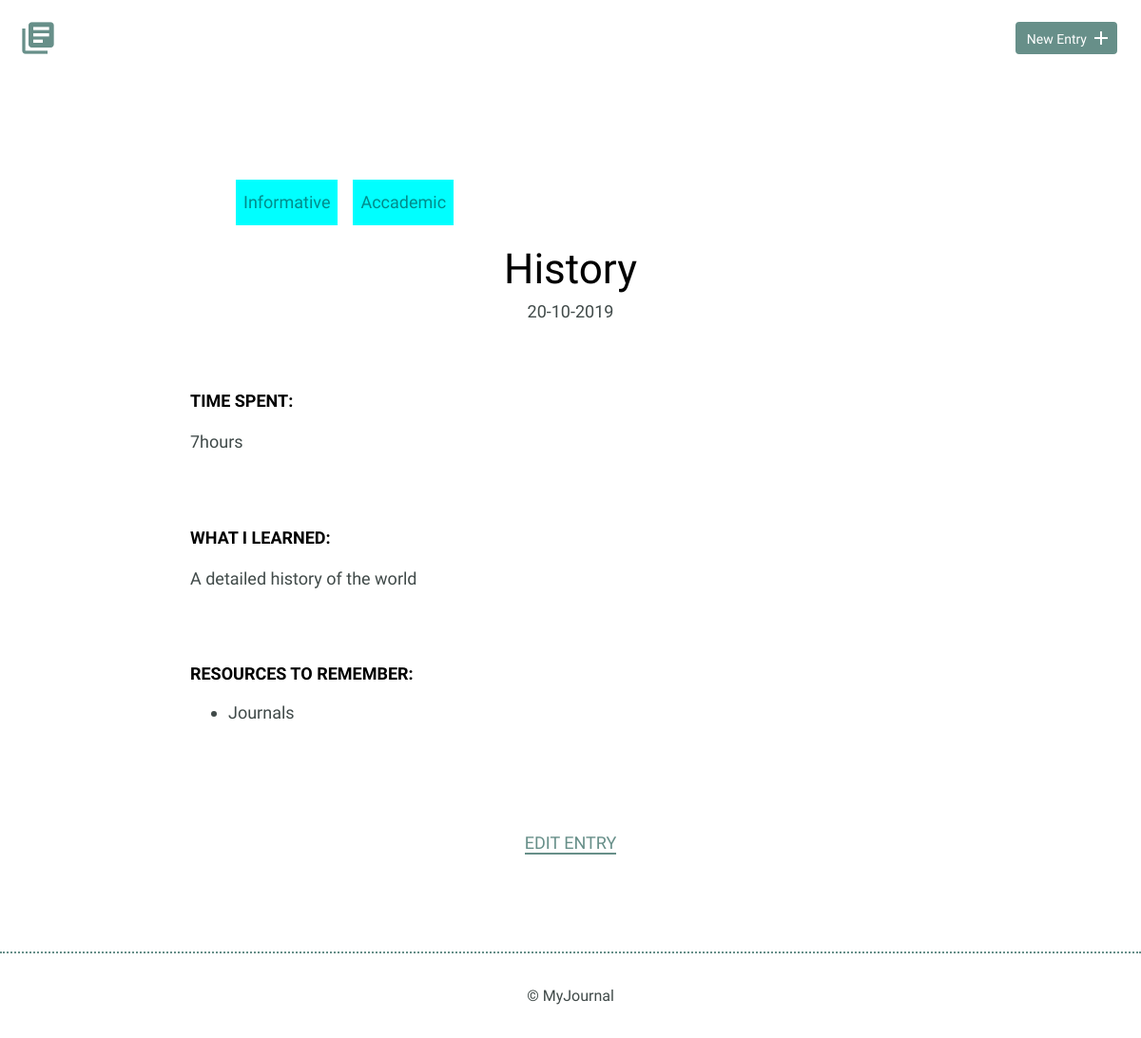
The page /detail.php?id=4 on the database as committed earlier.
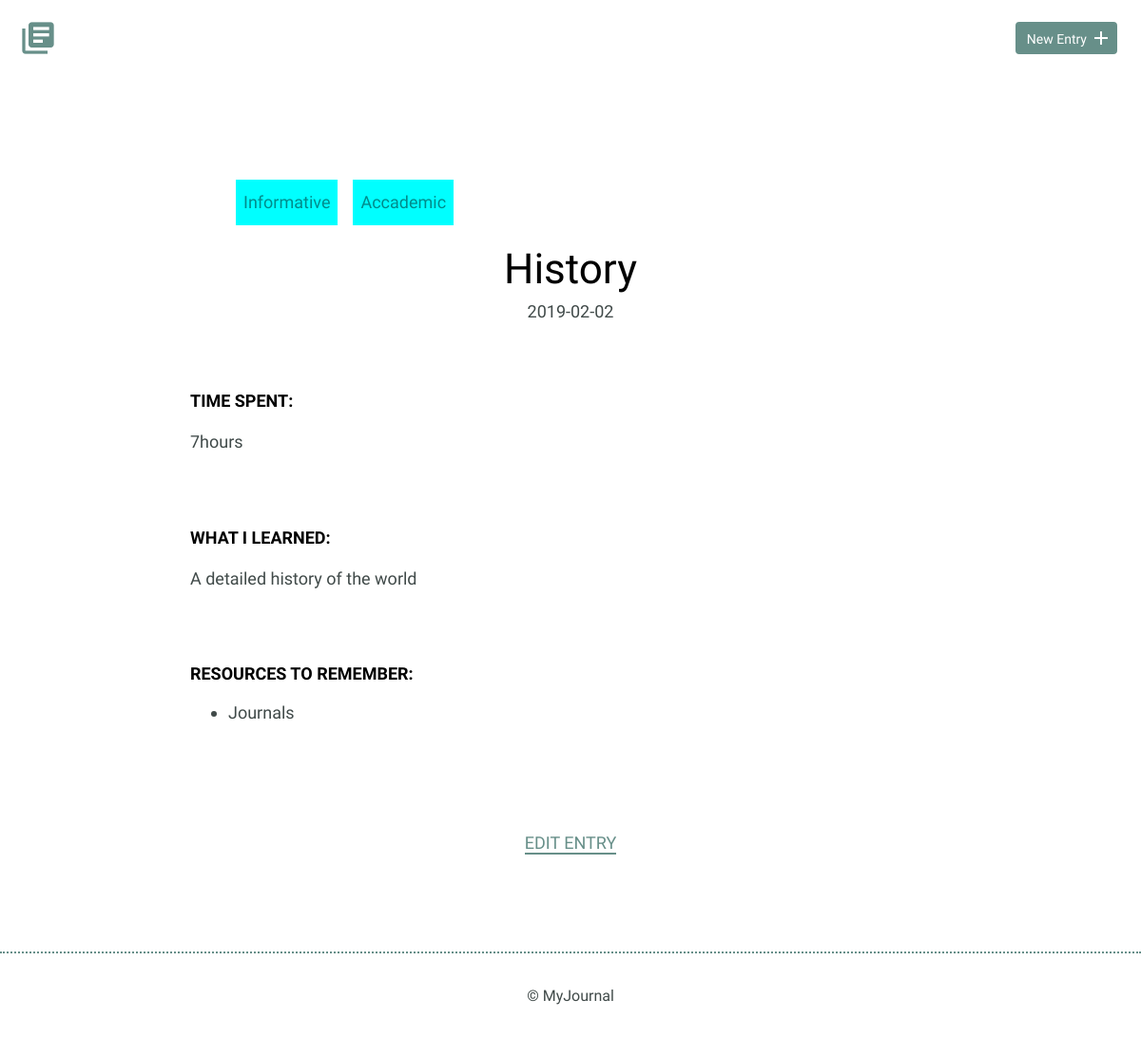
The same page on the database as committed later.
### tables this page shows
CREATE TABLE "entries" (
	"id"	INTEGER PRIMARY KEY AUTOINCREMENT,
	"title"	TEXT UNIQUE,
	"date"	TEXT,
	"time_spent"	TEXT,
	"learned"	TEXT,
	"resources"	TEXT,
	"tagId"	INT,
	CONSTRAINT "fk_column" FOREIGN KEY("tagId") REFERENCES "tags"("id")
);

### inc/connection.php (called while the page is built, shortened)
<?php
function getOne ($database,$id){
    $query=("SELECT * FROM entries WHERE id=:id");
    try{
    $result=$database->prepare($query);
    $result->execute(["id"=>$id]);
    return $result;
    }catch(Exception $e){
        echo $e->getMessage();
    }
}
function joinTag($db,$id){
    try{
    $query="SELECT entries_tags.entriesId,entries_tags.tagId,tags.name,tags.id FROM entries_tags JOIN  tags ON entries_tags.tagId=tags.id WHERE entries_tags.entriesId =:d";
    $res=$db->prepare($query);
    $res->execute(["d"=>$id]);
    return $res;
    }catch( Exception $e){
        echo $e->getMessage();
    }
}

### detail.php (the view, shortened to what this page needs)
<?php include 'inc/header.php'?>
<?php include 'inc/connection.php'?>
<?php
$res=null;
 if(isset($_GET["id"])){
    $identity=filter_var($_GET["id"], FILTER_SANITIZE_NUMBER_INT);
    $res=getOne($conn,$identity)->fetch();
    $entries=connect();
 }
 ?>
        <section>
            <div class="container">
                <div class="entry-list single">
                <ul>
                <?php
                 $answer=joinTag($entries,$res["id"])->fetchALL();
                 foreach($answer as $a){
                     echo "<li class=tags>".$a["name"]."<?li>";
                 }
                 ?>
                    </ul>
                    <article>
                        <h1><?php echo $res["title"]?></h1>
                        <time datetime="2016-01-31"><?php echo $res["date"]?></time>
                        <div class="entry">
                            <h3>Time Spent:</h3>
                            <p><?php echo $res["time_spent"]?></p>
                        </div>
                        <div class="entry">
                            <h3>What I Learned:</h3>
                            <p><?php  echo $res["learned"]?></p>
                        </div>
                        <div class="entry">
                            <h3>Resources to Remember:</h3>
                            <ul>
                                <?php
                                $resources=explode(",",$res["resources"]);
                                foreach($resources as $r){
                                echo  "<li>".$r."</li>";
                                }
                                    ?>
                            </ul>
                        </div>
                    </article>
                </div>
            </div>
            <div class="edit">
                <?php echo "<p><a href=edit.php?id=".$res["id"].">Edit Entry</a></p>";
                ?>
            </div>
        </section>
        <?php include 'inc/footer.php'?>
    </body>
</html>

Rows that differ between the two databases and show on the page:
changed entries "Journals": date "20-10-2019" → "2019-02-02"
